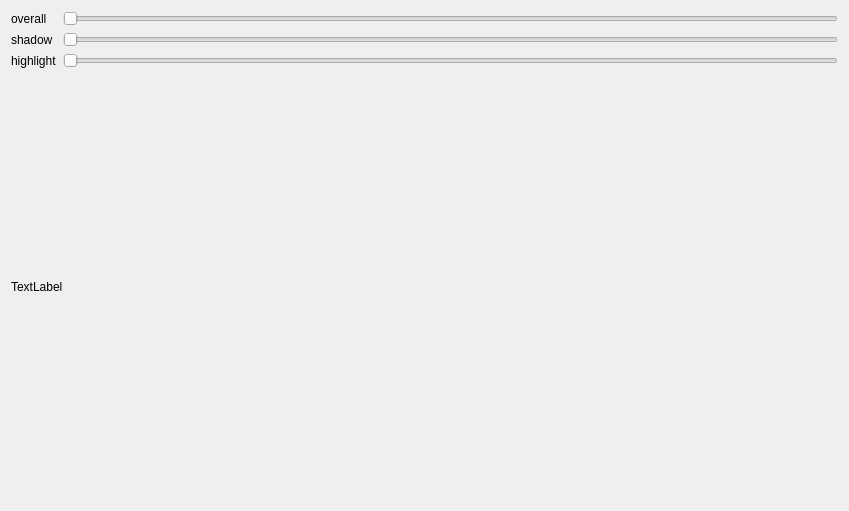
<?xml version="1.0" encoding="UTF-8"?>
<ui version="4.0">
 <class>Form</class>
 <widget class="QWidget" name="Form">
  <property name="geometry">
   <rect>
    <x>0</x>
    <y>0</y>
    <width>849</width>
    <height>511</height>
   </rect>
  </property>
  <property name="windowTitle">
   <string>Form</string>
  </property>
  <layout class="QVBoxLayout" name="verticalLayout">
   <item>
    <layout class="QGridLayout" name="gridLayout">
     <item row="0" column="0">
      <widget class="QLabel" name="label">
       <property name="text">
        <string>overall</string>
       </property>
      </widget>
     </item>
     <item row="0" column="1">
      <widget class="QSlider" name="slider1">
       <property name="minimum">
        <number>2</number>
       </property>
       <property name="maximum">
        <number>28</number>
       </property>
       <property name="orientation">
        <enum>Qt::Horizontal</enum>
       </property>
      </widget>
     </item>
     <item row="1" column="0">
      <widget class="QLabel" name="label_2">
       <property name="text">
        <string>shadow</string>
       </property>
      </widget>
     </item>
     <item row="1" column="1">
      <widget class="QSlider" name="slider2">
       <property name="maximum">
        <number>30</number>
       </property>
       <property name="orientation">
        <enum>Qt::Horizontal</enum>
       </property>
      </widget>
     </item>
     <item row="2" column="0">
      <widget class="QLabel" name="label_3">
       <property name="text">
        <string>highlight</string>
       </property>
      </widget>
     </item>
     <item row="2" column="1">
      <widget class="QSlider" name="slider3">
       <property name="maximum">
        <number>15</number>
       </property>
       <property name="orientation">
        <enum>Qt::Horizontal</enum>
       </property>
      </widget>
     </item>
    </layout>
   </item>
   <item>
    <widget class="QLabel" name="label_plot">
     <property name="text">
      <string>TextLabel</string>
     </property>
    </widget>
   </item>
  </layout>
 </widget>
 <resources/>
 <connections/>
</ui>
